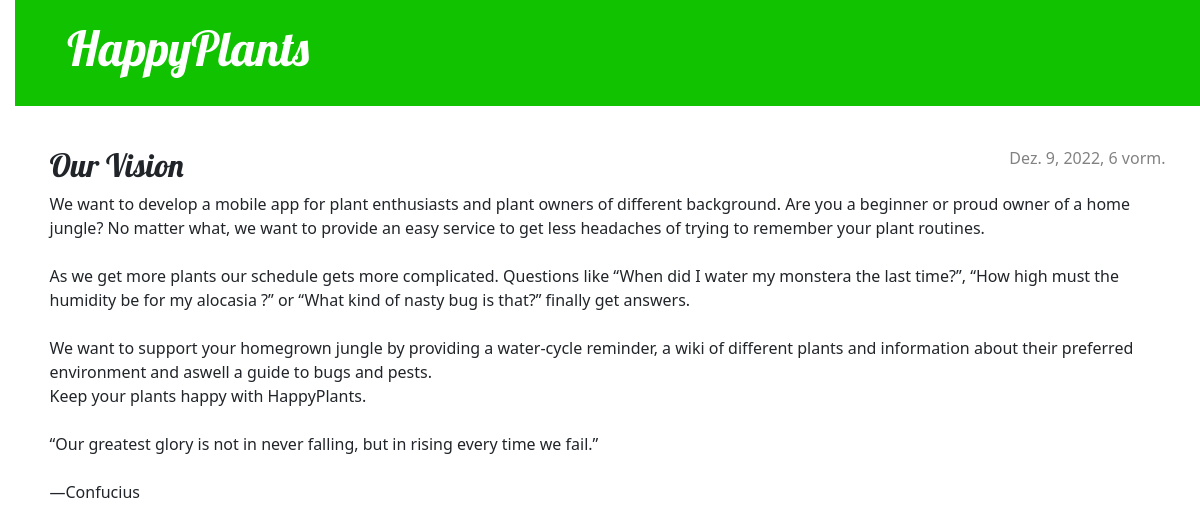
Screenshot of /post/7/ with the database file from the repository.
### blog/models.py (models this page shows, shortened)
class Post(models.Model):
    author = models.ForeignKey(settings.AUTH_USER_MODEL, on_delete=models.CASCADE)
    title = models.CharField(max_length=200)
    text = models.TextField()
    created_date = models.DateTimeField(default=timezone.now)
    published_date = models.DateTimeField(blank=True, null=True)

### blog/views.py (the view)
# urls.py: path('post/<int:pk>/', views.post_detail, name='post_detail'),
def post_detail(request, pk):
    post = get_object_or_404(Post, pk=pk)
    return render(request, 'blog/post_detail.html', {'post': post})

### blog/templates/blog/post_detail.html
{% extends 'blog/base.html' %}
{% block content %}
    <article class="post">
        {% if post.published_date %}
            <time class="date">
                {{ post.published_date }}
            </time>
        {% endif %}
        <h2>{{ post.title }}</h2>
        <p>{{ post.text|linebreaksbr }}</p>
    </article>
{% endblock %}

### blog/static/css/blog.css (style rules this page uses)
body { padding-left: 15px; }
h1, h2, h3, h4 { font-family: 'Lobster', cursive; }
.date { color: #828282; }
.post { margin-bottom: 70px; }
.post > .date, .post > .actions { float: right; }

### rows the page displays
Post: published_date "Dez. 9, 2022, 6 vorm.", title "Our Vision", text "We want to develop a mobile app for plant enthusiasts and plant owners of different background. Are you a beginner or proud owner of a home jungle? No matter what, we want to provide an easy service to get less headaches of trying to remember your plant routines. As we get more plants our schedule gets more complicated. Questions like “When did I water my monstera the last time?”, “How high must the humidity be for my alocasia ?” or “What kind of nasty bug is that?” finally get answers. We want to support your homegrown jungle by providing a water-cycle reminder, a wiki of different plants and information about their preferred environment and aswell a guide to bugs and pests. Keep your…"
